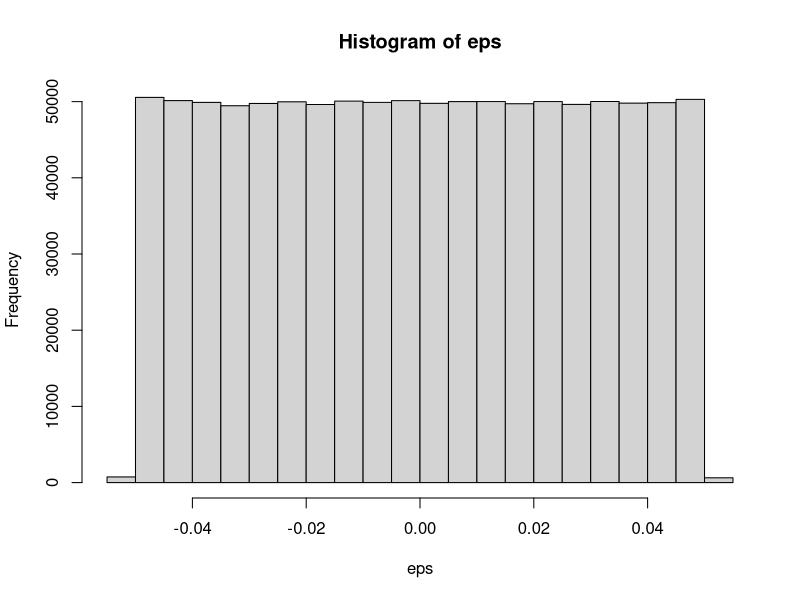

Source code (R):

rm(list=ls())

n=1e6
set.seed(1)
e=rnorm(n,0,0.1)
x=runif(n,-0.5,0.5)

b0=0.5
b1=1

y= b0+b1*x+e

yb=rbinom(n,1,y)
summary(yb)

lm(y~x)
lm(yb~x)


##
set.seed(1)
s=.9
e=rnorm(n,0,s)
x=runif(n,-0.5,0.5)

b0=0.5
b1=.1

y= b0+b1*x+e

yb=rbinom(n,1,y)
summary(yb)

lm(y~x)
lm(yb~x)

xb=b0+b1*x
eps=(dnorm(-xb/s)-dnorm((1-xb)/s))/(pnorm(-xb/s)-pnorm((1-xb)/s))
hist(eps)
mean(y)
